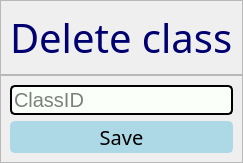
               <widget class="QWidget" name="page10">
                <layout class="QVBoxLayout" name="verticalLayout_55">
                 <property name="spacing">
                  <number>0</number>
                 </property>
                 <property name="leftMargin">
                  <number>0</number>
                 </property>
                 <property name="topMargin">
                  <number>0</number>
                 </property>
                 <property name="rightMargin">
                  <number>0</number>
                 </property>
                 <property name="bottomMargin">
                  <number>0</number>
                 </property>
                 <item>
                  <widget class="QFrame" name="frame_75">
                   <property name="frameShape">
                    <enum>QFrame::StyledPanel</enum>
                   </property>
                   <property name="frameShadow">
                    <enum>QFrame::Raised</enum>
                   </property>
                   <layout class="QVBoxLayout" name="verticalLayout_56">
                    <item alignment="Qt::AlignHCenter">
                     <widget class="QLabel" name="label_29">
                      <property name="font">
                       <font>
                        <family>Arial Rounded MT Bold</family>
                        <pointsize>30</pointsize>
                       </font>
                      </property>
                      <property name="styleSheet">
                       <string notr="true">color: rgb(0, 0, 112);
border-color: rgb(251, 255, 249);</string>
                      </property>
                      <property name="text">
                       <string>Delete class</string>
                      </property>
                     </widget>
                    </item>
                   </layout>
                  </widget>
                 </item>
                 <item alignment="Qt::AlignTop">
                  <widget class="QFrame" name="frame_76">
                   <property name="frameShape">
                    <enum>QFrame::StyledPanel</enum>
                   </property>
                   <property name="frameShadow">
                    <enum>QFrame::Raised</enum>
                   </property>
                   <layout class="QVBoxLayout" name="verticalLayout_57">
                    <item>
                     <widget class="QLineEdit" name="lineEdit_15">
                      <property name="font">
                       <font>
                        <pointsize>15</pointsize>
                       </font>
                      </property>
                      <property name="styleSheet">
                       <string notr="true">border: 2px solid  ;
border-radius: 5px;
background-color: rgb(251, 255, 249);</string>
                      </property>
                      <property name="placeholderText">
                       <string>ClassID</string>
                      </property>
                     </widget>
                    </item>
                    <item>
                     <widget class="QPushButton" name="delete_saveClass_Button">
                      <property name="font">
                       <font>
                        <family>Arial Rounded MT Bold</family>
                        <pointsize>15</pointsize>
                       </font>
                      </property>
                      <property name="styleSheet">
                       <string notr="true">border: 2px solid lightblue ;
border-radius: 5px;
background-color: rgb(251, 255, 249);
background-color: rgb(173, 216, 230);</string>
                      </property>
                      <property name="text">
                       <string>Save</string>
                      </property>
                      <property name="shortcut">
                       <string>Return</string>
                      </property>
                     </widget>
                    </item>
                   </layout>
                  </widget>
                 </item>
                </layout>
               </widget>
